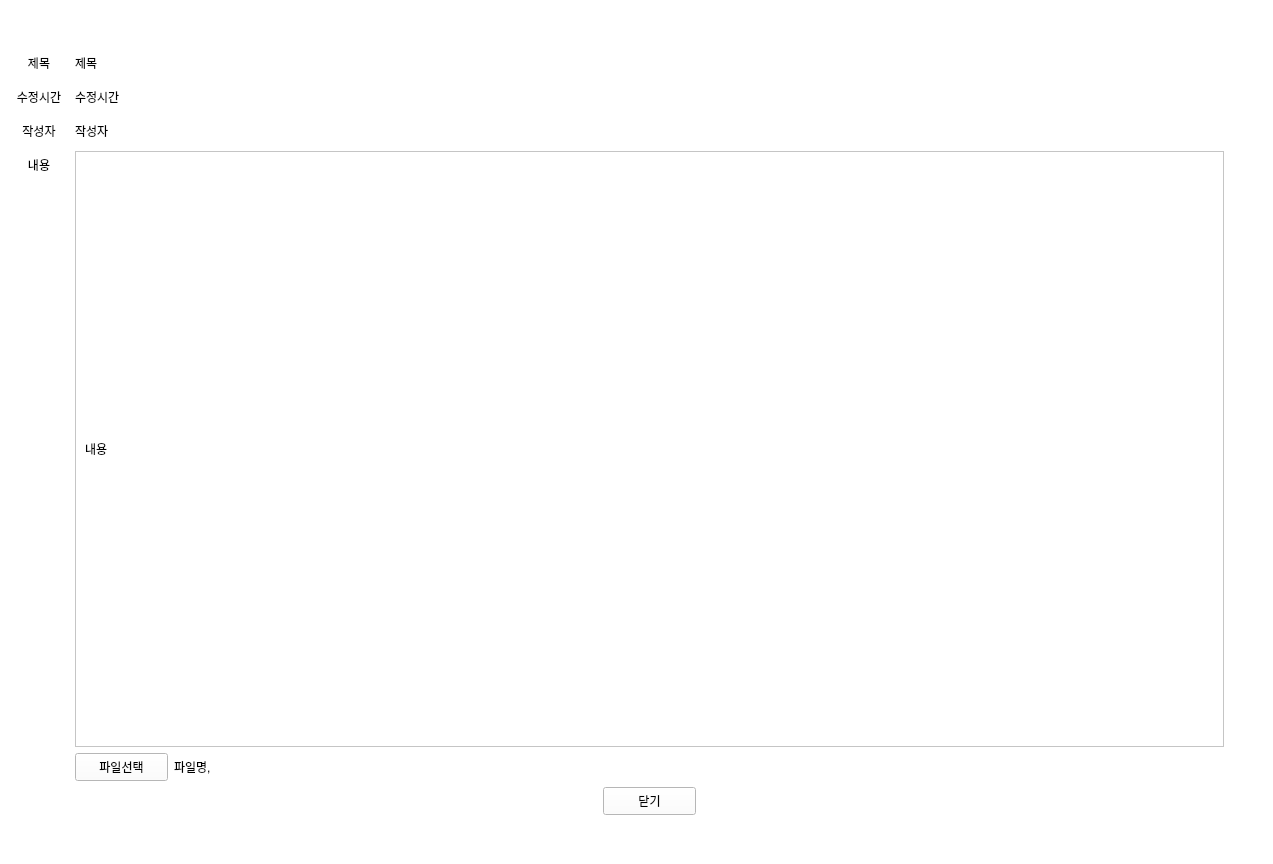
<?xml version="1.0" encoding="UTF-8"?>
<ui version="4.0">
 <class>MainWindow</class>
 <widget class="QMainWindow" name="MainWindow">
  <property name="geometry">
   <rect>
    <x>0</x>
    <y>0</y>
    <width>1273</width>
    <height>864</height>
   </rect>
  </property>
  <property name="palette">
   <palette>
    <active>
     <colorrole role="WindowText">
      <brush brushstyle="SolidPattern">
       <color alpha="255">
        <red>0</red>
        <green>0</green>
        <blue>0</blue>
       </color>
      </brush>
     </colorrole>
     <colorrole role="Button">
      <brush brushstyle="SolidPattern">
       <color alpha="255">
        <red>255</red>
        <green>255</green>
        <blue>255</blue>
       </color>
      </brush>
     </colorrole>
     <colorrole role="Light">
      <brush brushstyle="SolidPattern">
       <color alpha="255">
        <red>255</red>
        <green>255</green>
        <blue>255</blue>
       </color>
      </brush>
     </colorrole>
     <colorrole role="Midlight">
      <brush brushstyle="SolidPattern">
       <color alpha="255">
        <red>255</red>
        <green>255</green>
        <blue>255</blue>
       </color>
      </brush>
     </colorrole>
     <colorrole role="Dark">
      <brush brushstyle="SolidPattern">
       <color alpha="255">
        <red>127</red>
        <green>127</green>
        <blue>127</blue>
       </color>
      </brush>
     </colorrole>
     <colorrole role="Mid">
      <brush brushstyle="SolidPattern">
       <color alpha="255">
        <red>170</red>
        <green>170</green>
        <blue>170</blue>
       </color>
      </brush>
     </colorrole>
     <colorrole role="Text">
      <brush brushstyle="SolidPattern">
       <color alpha="255">
        <red>0</red>
        <green>0</green>
        <blue>0</blue>
       </color>
      </brush>
     </colorrole>
     <colorrole role="BrightText">
      <brush brushstyle="SolidPattern">
       <color alpha="255">
        <red>255</red>
        <green>255</green>
        <blue>255</blue>
       </color>
      </brush>
     </colorrole>
     <colorrole role="ButtonText">
      <brush brushstyle="SolidPattern">
       <color alpha="255">
        <red>0</red>
        <green>0</green>
        <blue>0</blue>
       </color>
      </brush>
     </colorrole>
     <colorrole role="Base">
      <brush brushstyle="SolidPattern">
       <color alpha="255">
        <red>255</red>
        <green>255</green>
        <blue>255</blue>
       </color>
      </brush>
     </colorrole>
     <colorrole role="Window">
      <brush brushstyle="SolidPattern">
       <color alpha="255">
        <red>255</red>
        <green>255</green>
        <blue>255</blue>
       </color>
      </brush>
     </colorrole>
     <colorrole role="Shadow">
      <brush brushstyle="SolidPattern">
       <color alpha="255">
        <red>0</red>
        <green>0</green>
        <blue>0</blue>
       </color>
      </brush>
     </colorrole>
     <colorrole role="AlternateBase">
      <brush brushstyle="SolidPattern">
       <color alpha="255">
        <red>255</red>
        <green>255</green>
        <blue>255</blue>
       </color>
      </brush>
     </colorrole>
     <colorrole role="ToolTipBase">
      <brush brushstyle="SolidPattern">
       <color alpha="255">
        <red>255</red>
        <green>255</green>
        <blue>220</blue>
       </color>
      </brush>
     </colorrole>
     <colorrole role="ToolTipText">
      <brush brushstyle="SolidPattern">
       <color alpha="255">
        <red>0</red>
        <green>0</green>
        <blue>0</blue>
       </color>
      </brush>
     </colorrole>
     <colorrole role="PlaceholderText">
      <brush brushstyle="SolidPattern">
       <color alpha="128">
        <red>0</red>
        <green>0</green>
        <blue>0</blue>
       </color>
      </brush>
     </colorrole>
    </active>
    <inactive>
     <colorrole role="WindowText">
      <brush brushstyle="SolidPattern">
       <color alpha="255">
        <red>0</red>
        <green>0</green>
        <blue>0</blue>
       </color>
      </brush>
     </colorrole>
     <colorrole role="Button">
      <brush brushstyle="SolidPattern">
       <color alpha="255">
        <red>255</red>
        <green>255</green>
        <blue>255</blue>
       </color>
      </brush>
     </colorrole>
     <colorrole role="Light">
      <brush brushstyle="SolidPattern">
       <color alpha="255">
        <red>255</red>
        <green>255</green>
        <blue>255</blue>
       </color>
      </brush>
     </colorrole>
     <colorrole role="Midlight">
      <brush brushstyle="SolidPattern">
       <color alpha="255">
        <red>255</red>
        <green>255</green>
        <blue>255</blue>
       </color>
      </brush>
     </colorrole>
     <colorrole role="Dark">
      <brush brushstyle="SolidPattern">
       <color alpha="255">
        <red>127</red>
        <green>127</green>
        <blue>127</blue>
       </color>
      </brush>
     </colorrole>
     <colorrole role="Mid">
      <brush brushstyle="SolidPattern">
       <color alpha="255">
        <red>170</red>
        <green>170</green>
        <blue>170</blue>
       </color>
      </brush>
     </colorrole>
     <colorrole role="Text">
      <brush brushstyle="SolidPattern">
       <color alpha="255">
        <red>0</red>
        <green>0</green>
        <blue>0</blue>
       </color>
      </brush>
     </colorrole>
     <colorrole role="BrightText">
      <brush brushstyle="SolidPattern">
       <color alpha="255">
        <red>255</red>
        <green>255</green>
        <blue>255</blue>
       </color>
      </brush>
     </colorrole>
     <colorrole role="ButtonText">
      <brush brushstyle="SolidPattern">
       <color alpha="255">
        <red>0</red>
        <green>0</green>
        <blue>0</blue>
       </color>
      </brush>
     </colorrole>
     <colorrole role="Base">
      <brush brushstyle="SolidPattern">
       <color alpha="255">
        <red>255</red>
        <green>255</green>
        <blue>255</blue>
       </color>
      </brush>
     </colorrole>
     <colorrole role="Window">
      <brush brushstyle="SolidPattern">
       <color alpha="255">
        <red>255</red>
        <green>255</green>
        <blue>255</blue>
       </color>
      </brush>
     </colorrole>
     <colorrole role="Shadow">
      <brush brushstyle="SolidPattern">
       <color alpha="255">
        <red>0</red>
        <green>0</green>
        <blue>0</blue>
       </color>
      </brush>
     </colorrole>
     <colorrole role="AlternateBase">
      <brush brushstyle="SolidPattern">
       <color alpha="255">
        <red>255</red>
        <green>255</green>
        <blue>255</blue>
       </color>
      </brush>
     </colorrole>
     <colorrole role="ToolTipBase">
      <brush brushstyle="SolidPattern">
       <color alpha="255">
        <red>255</red>
        <green>255</green>
        <blue>220</blue>
       </color>
      </brush>
     </colorrole>
     <colorrole role="ToolTipText">
      <brush brushstyle="SolidPattern">
       <color alpha="255">
        <red>0</red>
        <green>0</green>
        <blue>0</blue>
       </color>
      </brush>
     </colorrole>
     <colorrole role="PlaceholderText">
      <brush brushstyle="SolidPattern">
       <color alpha="128">
        <red>0</red>
        <green>0</green>
        <blue>0</blue>
       </color>
      </brush>
     </colorrole>
    </inactive>
    <disabled>
     <colorrole role="WindowText">
      <brush brushstyle="SolidPattern">
       <color alpha="255">
        <red>127</red>
        <green>127</green>
        <blue>127</blue>
       </color>
      </brush>
     </colorrole>
     <colorrole role="Button">
      <brush brushstyle="SolidPattern">
       <color alpha="255">
        <red>255</red>
        <green>255</green>
        <blue>255</blue>
       </color>
      </brush>
     </colorrole>
     <colorrole role="Light">
      <brush brushstyle="SolidPattern">
       <color alpha="255">
        <red>255</red>
        <green>255</green>
        <blue>255</blue>
       </color>
      </brush>
     </colorrole>
     <colorrole role="Midlight">
      <brush brushstyle="SolidPattern">
       <color alpha="255">
        <red>255</red>
        <green>255</green>
        <blue>255</blue>
       </color>
      </brush>
     </colorrole>
     <colorrole role="Dark">
      <brush brushstyle="SolidPattern">
       <color alpha="255">
        <red>127</red>
        <green>127</green>
        <blue>127</blue>
       </color>
      </brush>
     </colorrole>
     <colorrole role="Mid">
      <brush brushstyle="SolidPattern">
       <color alpha="255">
        <red>170</red>
        <green>170</green>
        <blue>170</blue>
       </color>
      </brush>
     </colorrole>
     <colorrole role="Text">
      <brush brushstyle="SolidPattern">
       <color alpha="255">
        <red>127</red>
        <green>127</green>
        <blue>127</blue>
       </color>
      </brush>
     </colorrole>
     <colorrole role="BrightText">
      <brush brushstyle="SolidPattern">
       <color alpha="255">
        <red>255</red>
        <green>255</green>
        <blue>255</blue>
       </color>
      </brush>
     </colorrole>
     <colorrole role="ButtonText">
      <brush brushstyle="SolidPattern">
       <color alpha="255">
        <red>127</red>
        <green>127</green>
        <blue>127</blue>
       </color>
      </brush>
     </colorrole>
     <colorrole role="Base">
      <brush brushstyle="SolidPattern">
       <color alpha="255">
        <red>255</red>
        <green>255</green>
        <blue>255</blue>
       </color>
      </brush>
     </colorrole>
     <colorrole role="Window">
      <brush brushstyle="SolidPattern">
       <color alpha="255">
        <red>255</red>
        <green>255</green>
        <blue>255</blue>
       </color>
      </brush>
     </colorrole>
     <colorrole role="Shadow">
      <brush brushstyle="SolidPattern">
       <color alpha="255">
        <red>0</red>
        <green>0</green>
        <blue>0</blue>
       </color>
      </brush>
     </colorrole>
     <colorrole role="AlternateBase">
      <brush brushstyle="SolidPattern">
       <color alpha="255">
        <red>255</red>
        <green>255</green>
        <blue>255</blue>
       </color>
      </brush>
     </colorrole>
     <colorrole role="ToolTipBase">
      <brush brushstyle="SolidPattern">
       <color alpha="255">
        <red>255</red>
        <green>255</green>
        <blue>220</blue>
       </color>
      </brush>
     </colorrole>
     <colorrole role="ToolTipText">
      <brush brushstyle="SolidPattern">
       <color alpha="255">
        <red>0</red>
        <green>0</green>
        <blue>0</blue>
       </color>
      </brush>
     </colorrole>
     <colorrole role="PlaceholderText">
      <brush brushstyle="SolidPattern">
       <color alpha="128">
        <red>0</red>
        <green>0</green>
        <blue>0</blue>
       </color>
      </brush>
     </colorrole>
    </disabled>
   </palette>
  </property>
  <property name="windowTitle">
   <string/>
  </property>
  <property name="windowIcon">
   <iconset>
    <normaloff>windowicon.jpg</normaloff>windowicon.jpg</iconset>
  </property>
  <widget class="QWidget" name="centralwidget">
   <layout class="QGridLayout" name="gridLayout">
    <item row="1" column="1">
     <widget class="QLabel" name="label_5">
      <property name="minimumSize">
       <size>
        <width>0</width>
        <height>28</height>
       </size>
      </property>
      <property name="maximumSize">
       <size>
        <width>16777215</width>
        <height>28</height>
       </size>
      </property>
      <property name="text">
       <string>제목</string>
      </property>
     </widget>
    </item>
    <item row="1" column="0">
     <widget class="QLabel" name="label">
      <property name="text">
       <string>&lt;html&gt;&lt;head/&gt;&lt;body&gt;&lt;p align=&quot;center&quot;&gt;제목&lt;/p&gt;&lt;/body&gt;&lt;/html&gt;</string>
      </property>
     </widget>
    </item>
    <item row="0" column="1">
     <spacer name="verticalSpacer">
      <property name="orientation">
       <enum>Qt::Vertical</enum>
      </property>
      <property name="sizeType">
       <enum>QSizePolicy::Fixed</enum>
      </property>
      <property name="sizeHint" stdset="0">
       <size>
        <width>20</width>
        <height>40</height>
       </size>
      </property>
     </spacer>
    </item>
    <item row="10" column="1">
     <spacer name="verticalSpacer_2">
      <property name="orientation">
       <enum>Qt::Vertical</enum>
      </property>
      <property name="sizeType">
       <enum>QSizePolicy::Fixed</enum>
      </property>
      <property name="sizeHint" stdset="0">
       <size>
        <width>20</width>
        <height>40</height>
       </size>
      </property>
     </spacer>
    </item>
    <item row="6" column="2">
     <spacer name="horizontalSpacer_3">
      <property name="orientation">
       <enum>Qt::Horizontal</enum>
      </property>
      <property name="sizeType">
       <enum>QSizePolicy::Fixed</enum>
      </property>
      <property name="sizeHint" stdset="0">
       <size>
        <width>40</width>
        <height>20</height>
       </size>
      </property>
     </spacer>
    </item>
    <item row="5" column="0" alignment="Qt::AlignTop">
     <widget class="QLabel" name="label_4">
      <property name="minimumSize">
       <size>
        <width>60</width>
        <height>28</height>
       </size>
      </property>
      <property name="maximumSize">
       <size>
        <width>60</width>
        <height>28</height>
       </size>
      </property>
      <property name="text">
       <string>&lt;html&gt;&lt;head/&gt;&lt;body&gt;&lt;p align=&quot;center&quot;&gt;내용&lt;/p&gt;&lt;/body&gt;&lt;/html&gt;</string>
      </property>
     </widget>
    </item>
    <item row="2" column="0" alignment="Qt::AlignHCenter">
     <widget class="QLabel" name="label_2">
      <property name="minimumSize">
       <size>
        <width>60</width>
        <height>28</height>
       </size>
      </property>
      <property name="maximumSize">
       <size>
        <width>60</width>
        <height>28</height>
       </size>
      </property>
      <property name="text">
       <string>&lt;html&gt;&lt;head/&gt;&lt;body&gt;&lt;p align=&quot;center&quot;&gt;수정시간&lt;/p&gt;&lt;/body&gt;&lt;/html&gt;</string>
      </property>
     </widget>
    </item>
    <item row="6" column="1">
     <layout class="QHBoxLayout" name="horizontalLayout_2">
      <item>
       <widget class="QPushButton" name="file_btn">
        <property name="minimumSize">
         <size>
          <width>93</width>
          <height>28</height>
         </size>
        </property>
        <property name="maximumSize">
         <size>
          <width>93</width>
          <height>28</height>
         </size>
        </property>
        <property name="text">
         <string>파일선택</string>
        </property>
       </widget>
      </item>
      <item>
       <widget class="QLabel" name="label_3">
        <property name="minimumSize">
         <size>
          <width>0</width>
          <height>28</height>
         </size>
        </property>
        <property name="maximumSize">
         <size>
          <width>16777215</width>
          <height>28</height>
         </size>
        </property>
        <property name="text">
         <string>파일명,</string>
        </property>
       </widget>
      </item>
     </layout>
    </item>
    <item row="3" column="0">
     <widget class="QLabel" name="label_6">
      <property name="text">
       <string>&lt;html&gt;&lt;head/&gt;&lt;body&gt;&lt;p align=&quot;center&quot;&gt;작성자&lt;/p&gt;&lt;/body&gt;&lt;/html&gt;</string>
      </property>
     </widget>
    </item>
    <item row="8" column="1">
     <layout class="QHBoxLayout" name="horizontalLayout">
      <item>
       <spacer name="horizontalSpacer">
        <property name="orientation">
         <enum>Qt::Horizontal</enum>
        </property>
        <property name="sizeHint" stdset="0">
         <size>
          <width>40</width>
          <height>20</height>
         </size>
        </property>
       </spacer>
      </item>
      <item>
       <widget class="QPushButton" name="cnlBtn">
        <property name="minimumSize">
         <size>
          <width>93</width>
          <height>28</height>
         </size>
        </property>
        <property name="maximumSize">
         <size>
          <width>93</width>
          <height>28</height>
         </size>
        </property>
        <property name="text">
         <string>닫기</string>
        </property>
       </widget>
      </item>
      <item>
       <spacer name="horizontalSpacer_2">
        <property name="orientation">
         <enum>Qt::Horizontal</enum>
        </property>
        <property name="sizeHint" stdset="0">
         <size>
          <width>40</width>
          <height>20</height>
         </size>
        </property>
       </spacer>
      </item>
     </layout>
    </item>
    <item row="3" column="1">
     <widget class="QLabel" name="label_7">
      <property name="minimumSize">
       <size>
        <width>0</width>
        <height>28</height>
       </size>
      </property>
      <property name="maximumSize">
       <size>
        <width>16777215</width>
        <height>28</height>
       </size>
      </property>
      <property name="text">
       <string>작성자</string>
      </property>
     </widget>
    </item>
    <item row="2" column="1">
     <widget class="QLabel" name="label_8">
      <property name="minimumSize">
       <size>
        <width>0</width>
        <height>28</height>
       </size>
      </property>
      <property name="maximumSize">
       <size>
        <width>16777215</width>
        <height>28</height>
       </size>
      </property>
      <property name="text">
       <string>수정시간</string>
      </property>
     </widget>
    </item>
    <item row="5" column="1">
     <widget class="QScrollArea" name="scrollArea">
      <property name="widgetResizable">
       <bool>true</bool>
      </property>
      <widget class="QWidget" name="scrollAreaWidgetContents">
       <property name="geometry">
        <rect>
         <x>0</x>
         <y>0</y>
         <width>1141</width>
         <height>578</height>
        </rect>
       </property>
       <layout class="QVBoxLayout" name="verticalLayout">
        <item>
         <widget class="QLabel" name="label_9">
          <property name="text">
           <string>내용</string>
          </property>
         </widget>
        </item>
       </layout>
      </widget>
     </widget>
    </item>
   </layout>
  </widget>
 </widget>
 <resources/>
 <connections/>
</ui>
